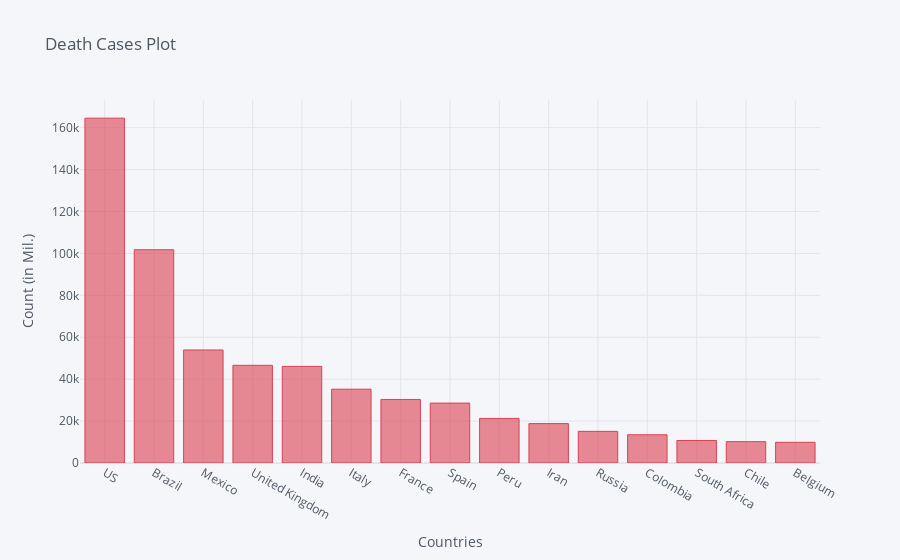

The notebook cell this image was saved under:
### Code cell
death_df2_plot.iplot(kind='bar', x='Country/Region', y='8/11/20',color='red',
                    title='Death Cases Plot',xTitle='Countries',yTitle='Count (in Mil.)')

### Figure 1 — Plotly figure (JSON) as saved in the notebook; plotly's stock layout.template omitted (floating-point values rounded to 4 significant figures)
{"data": [{"marker": {"color": "rgba(219, 64, 82, 0.6)", "line": {"color": "rgba(219, 64, 82, 1.0)", "width": 1}}, "name": "8/11/20", "orientation": "v", "text": "", "type": "bar", "x": ["US", "Brazil", "Mexico", "United Kingdom", "India", "Italy", "France", "Spain", "Peru", "Iran", "Russia", "Colombia", "South Africa", "Chile", "Belgium"], "y": [164537, 101752, 53929, 46611, 46091, 35215, 30328, 28581, 21276, 18800, 15103, 13475, 10751, 10178, 9885]}], "layout": {"legend": {"bgcolor": "#F5F6F9", "font": {"color": "#4D5663"}}, "paper_bgcolor": "#F5F6F9", "plot_bgcolor": "#F5F6F9", "title": {"font": {"color": "#4D5663"}, "text": "Death Cases Plot"}, "xaxis": {"gridcolor": "#E1E5ED", "showgrid": true, "tickfont": {"color": "#4D5663"}, "title": {"font": {"color": "#4D5663"}, "text": "Countries"}, "zerolinecolor": "#E1E5ED"}, "yaxis": {"gridcolor": "#E1E5ED", "showgrid": true, "tickfont": {"color": "#4D5663"}, "title": {"font": {"color": "#4D5663"}, "text": "Count (in Mil.)"}, "zerolinecolor": "#E1E5ED"}}}
